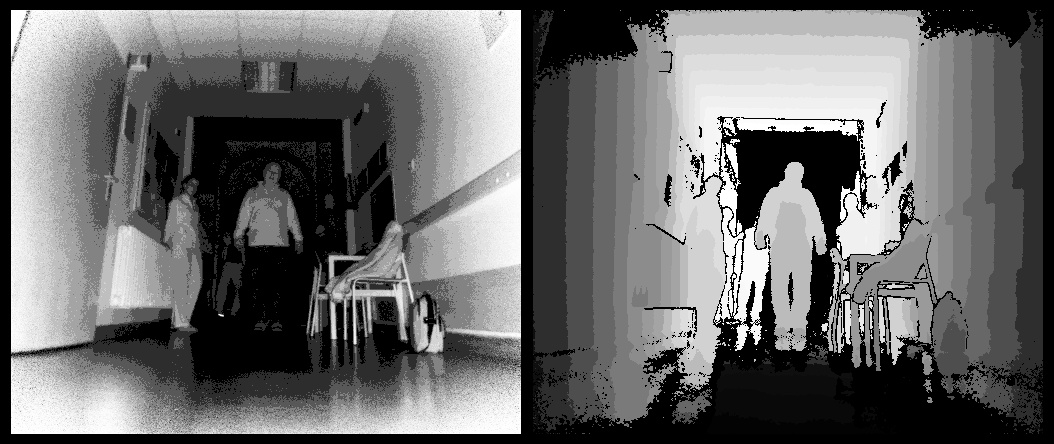
#> input picture examples/img1.jpg, 1054 x 444 px
$ python -i image_filters.py   (imports and definitions only)
#> lines starting #> are read from the running program, lines starting #| are printed output that depends on the picture; after the words box and inside, x2 and y2 are one past the last pixel; in counts of white or black regions, pixels touching at a corner belong together
#> further down, picture is the input picture: shape (444, 1054, 3); min 0, max 255, mean 105.8
# import os
import random

import cv2
import numpy as np
from skimage.segmentation import clear_border


# [43 lines left out: functions apply_Enhance_image_filter, apply_GaussianBlur_filter, apply_equalhist_filter, apply_colormap_filter, apply_hist_colormap_filter, apply_adjust_gamma_filter, not called in this run]


def apply_complex_filter(img):
    gray = cv2.cvtColor(img, cv2.COLOR_BGR2GRAY)
    gray = cv2.medianBlur(gray, 5)
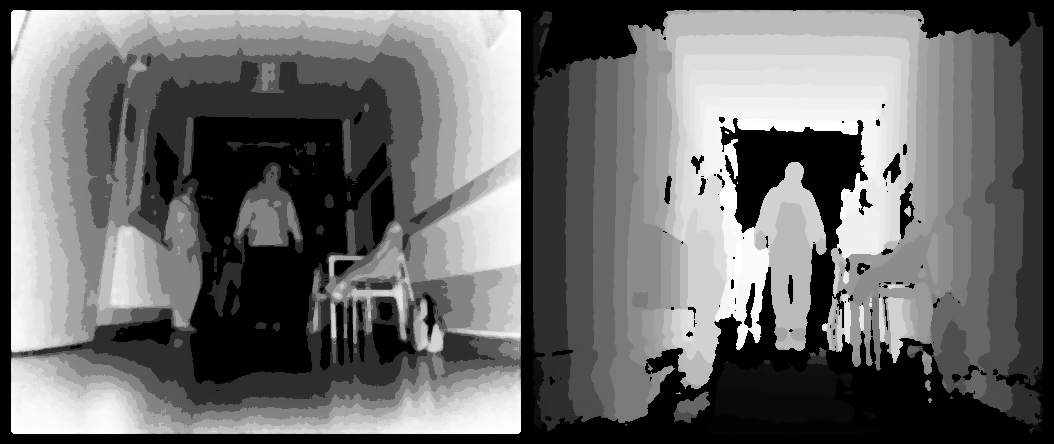
#> gray: shape (444, 1054); min 0, max 255, mean 106.8
    edges = cv2.adaptiveThreshold(
        gray, 255, cv2.ADAPTIVE_THRESH_GAUSSIAN_C, cv2.THRESH_BINARY, 11, 2
    )
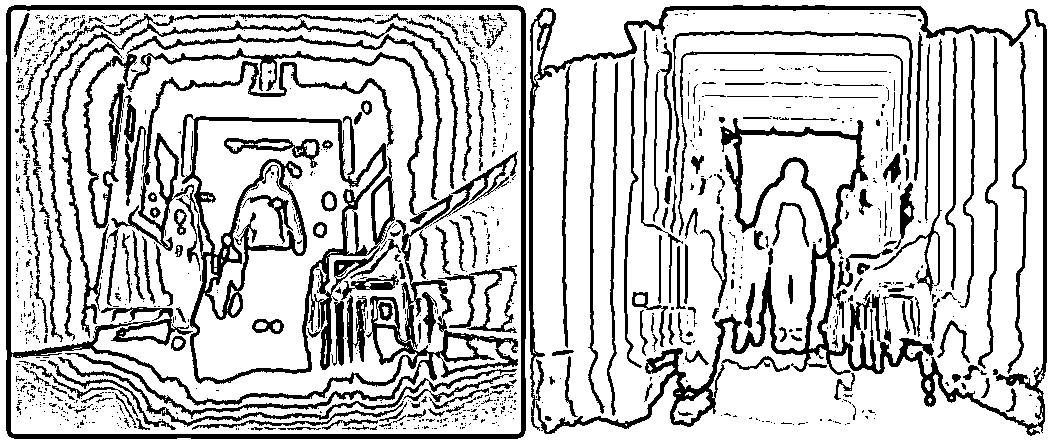
#> edges: shape (444, 1054); 77.9% white; 1036 black regions (827 under 20 px), largest, box (x1, y1, x2, y2) and area: (529, 5, 1047, 436) 18640, (6, 5, 526, 439) 17848, (181, 114, 395, 384) 9523
    blur = cv2.GaussianBlur(edges, (9, 9), 0)
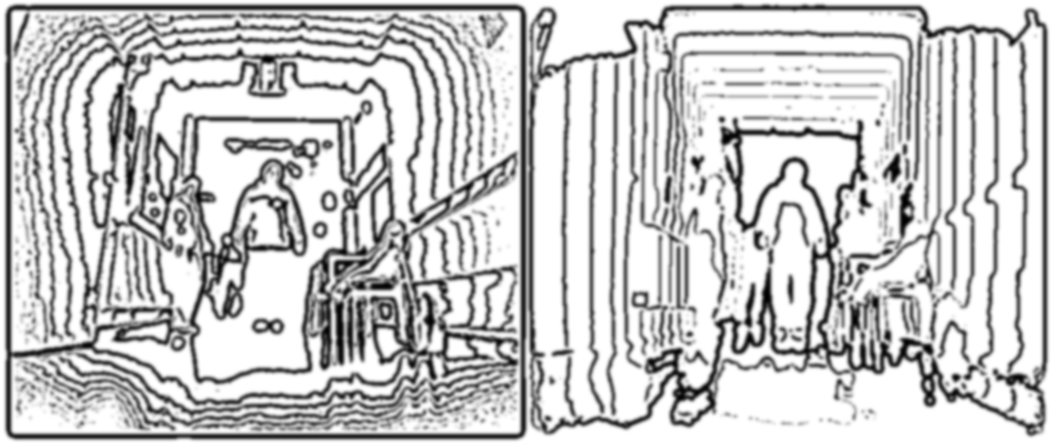
#> blur: shape (444, 1054); min 0, max 255, mean 198.7
    # Otsu's thresholding after Gaussian filtering
    retval, threshold = cv2.threshold(blur, 0, 255, cv2.THRESH_BINARY + cv2.THRESH_OTSU)
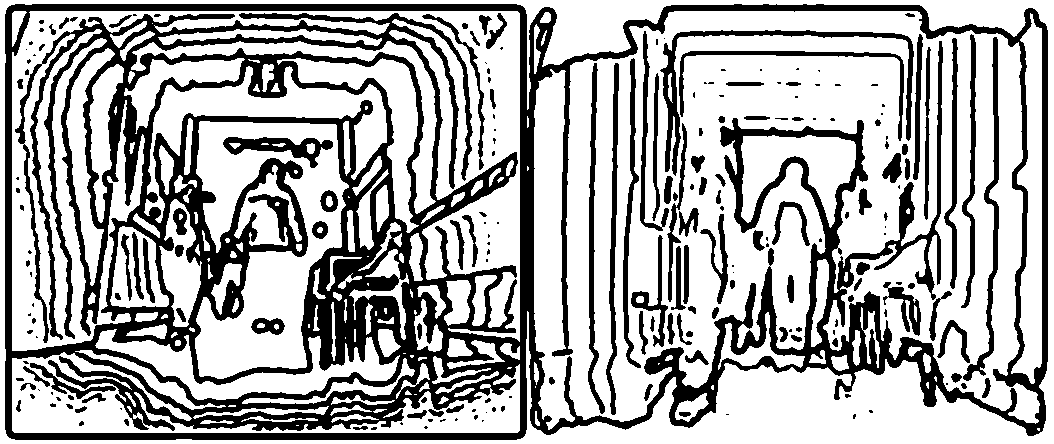
#> threshold: shape (444, 1054); 67.7% white; 208 black regions (93 under 20 px), largest, box (x1, y1, x2, y2) and area: (5, 4, 1048, 440) 118277, (660, 30, 914, 176) 2878, (963, 37, 999, 381) 1896
#> retval = 176

    # clear any foreground pixels touching the border of the image
    threshold = clear_border(threshold)
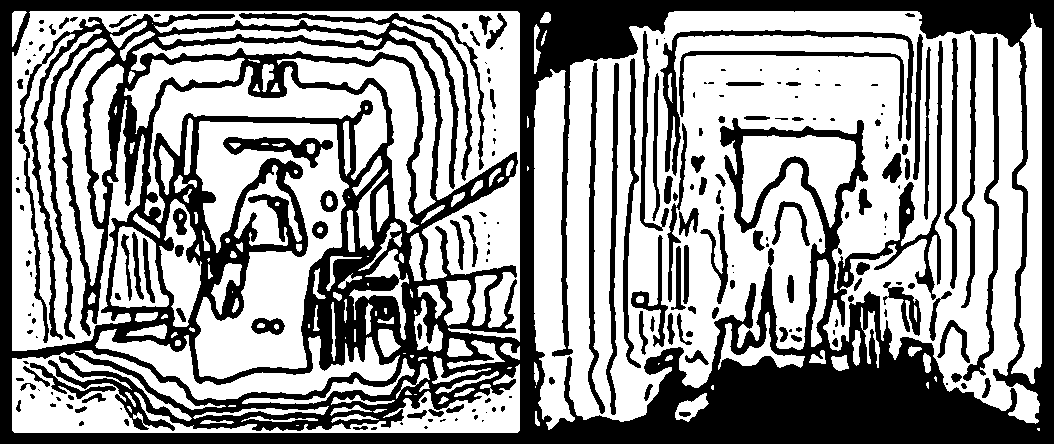
#> threshold: shape (444, 1054); 58.5% white; 204 black regions (89 under 20 px), largest, box (x1, y1, x2, y2) and area: (0, 0, 1054, 444) 161342, (660, 30, 914, 176) 2878, (963, 37, 999, 381) 1896
    color = cv2.bilateralFilter(img, 9, 250, 250)
    cartoon = cv2.bitwise_and(color, color, mask=threshold)
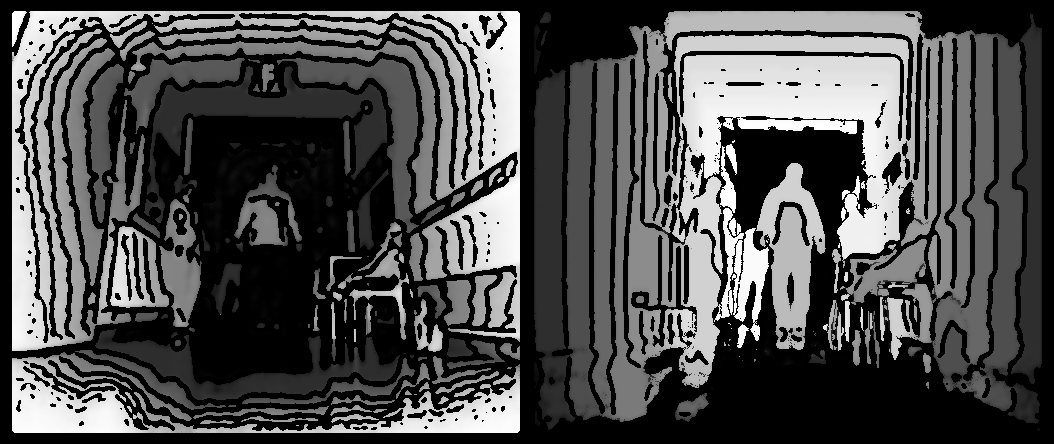
#> cartoon: shape (444, 1054, 3); min 0, max 255, mean 76.3
    return cartoon


# [20 lines left out: function random_colour_masks, not called in this run]

>>> import cv2
>>> picture = cv2.imread('../examples/img1.jpg')
>>> result = apply_complex_filter(picture)
